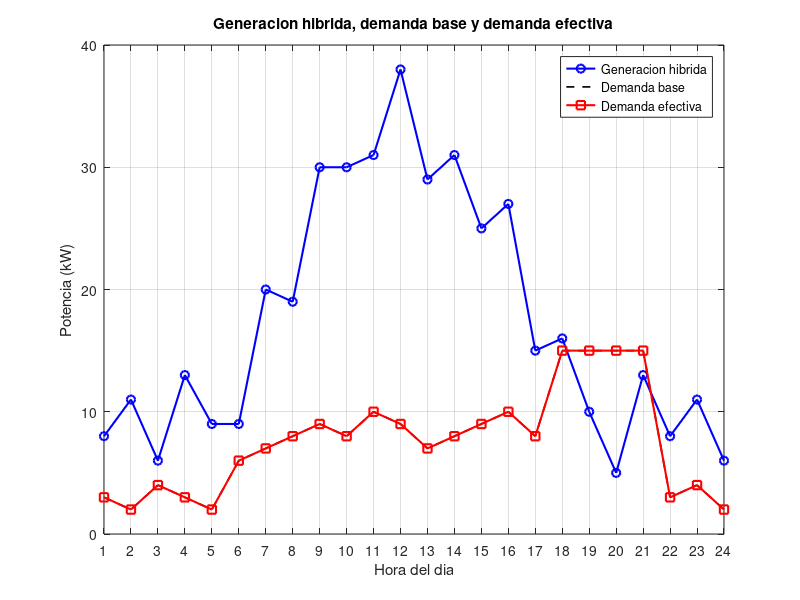
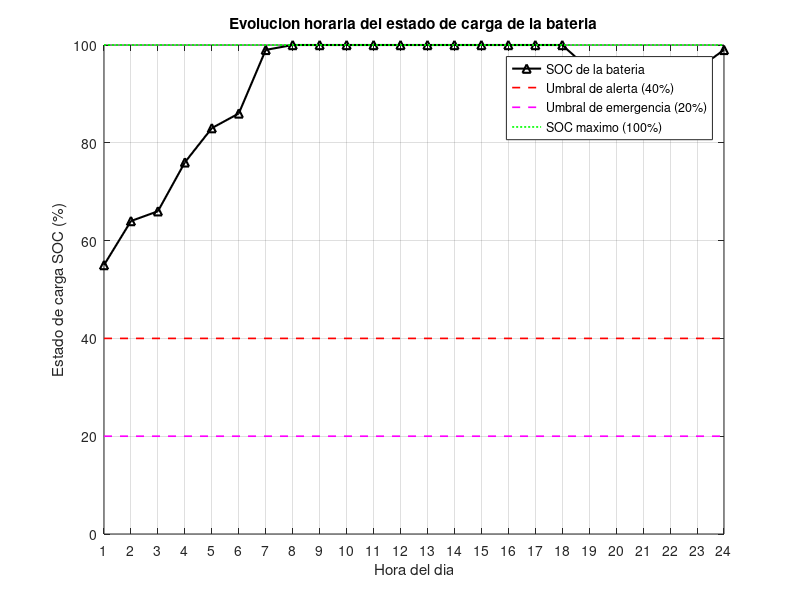
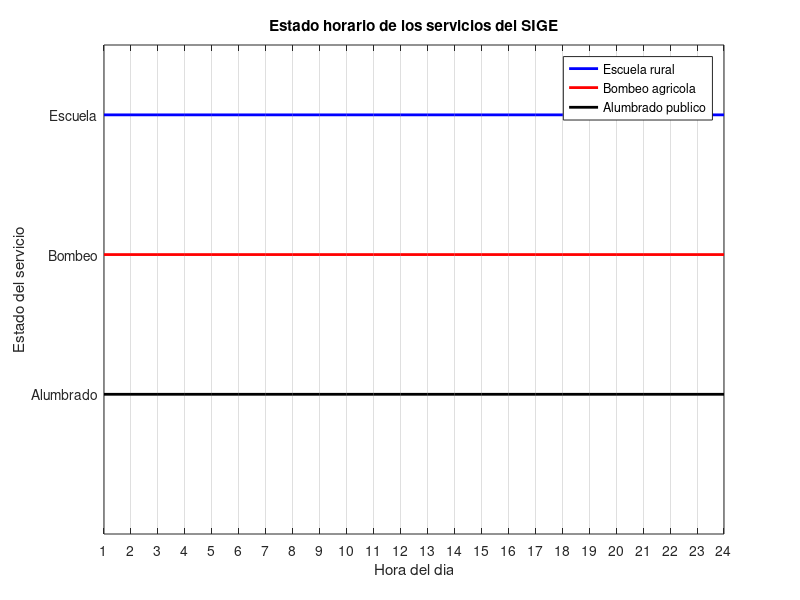

Here is the MATLAB script that generated these plots, in order:
%% SISTEMA INTELIGENTE DE GESTION ENERGETICA (SIGE)
% Reto 3 - Algoritmo de control y cargas
% Curso: Software para ingenieria - Codigo 203036 - UNAD
%
% OBJETIVO:
% Simular durante 24 horas la generacion hibrida, la demanda comunitaria,
% el estado de carga (SOC) de la bateria y la prioridad de las cargas.
%
% ALCANCE Y SUPUESTOS:
% 1. La guia proporciona la demanda agregada, pero no separa la potencia
%    de la escuela, el bombeo y el alumbrado. Para representar las
%    desconexiones, se supone un reparto de 40%, 35% y 25%, respectivamente.
%    Estos porcentajes son supuestos de modelado, no datos de la guia.
% 2. Se supone una eficiencia de carga/descarga del 100%, porque no se
%    proporciona un valor de eficiencia.
% 3. Cada potencia representa un valor medio constante durante una hora.
% 4. La energia no suministrada se calcula cuando la bateria llega al 0%
%    y aun existe deficit; la escuela se prioriza, pero no se puede atender
%    una carga sin energia disponible.
%
% El archivo funciona como script; no requiere funciones externas.

clc;
clear;
close all;

%% 1. VECTORES HORARIOS DEL RETO 2

horas = 1:24;

% Generacion solar (kW): cero en horas 1-5 y 19-24; maximo de 25 kW
% al mediodia (hora 12).
Pmax_solar = 25;
solar = [0 0 0 0 0 4 8 12 16 20 23 25 ...
         23 20 16 12 8 4 0 0 0 0 0 0];

% Generacion eolica fluctuante (kW), con maximo nominal de 15 kW.
Pmax_eolica = 15;
eolica = [8 11 6 13 9 5 12 7 14 10 8 13 ...
          6 11 9 15 7 12 10 5 13 8 11 6];

% Demanda comunitaria base (kW).
% Horas 1-5 y 22-24: 2-4 kW; horas 6-17: 6-10 kW;
% horas 18-21: 15 kW.
Pmax_demanda = 15;
demanda_base = [3 2 4 3 2 ...
                6 7 8 9 8 10 9 7 8 9 10 8 ...
                15 15 15 15 ...
                3 4 2];

%% 2. VALIDACION DE VECTORES Y LIMITES

assert(numel(horas) == 24 && numel(solar) == 24 && ...
       numel(eolica) == 24 && numel(demanda_base) == 24, ...
       'Error: todos los vectores deben tener 24 elementos.');

assert(max(solar) <= Pmax_solar, ...
       'Error: la generacion solar supera el maximo permitido.');
assert(max(eolica) <= Pmax_eolica, ...
       'Error: la generacion eolica supera el maximo permitido.');
assert(max(demanda_base) <= Pmax_demanda, ...
       'Error: la demanda supera el maximo permitido.');

%% 3. PARAMETROS DE BATERIA Y CONTROL

capacidad_bat = 100;       % Capacidad nominal de la bateria (kWh).
SOC_inicial = 50;          % Estado de carga inicial (%).
SOC_min = 0;               % Limite inferior del SOC (%).
SOC_max = 100;             % Limite superior del SOC (%).
umbral_alerta = 40;        % Umbral de alerta (%).
umbral_emergencia = 20;    % Umbral de emergencia (%).

%% 4. SUPUESTO DE DISTRIBUCION DE LA DEMANDA ENTRE CARGAS

% La guia no proporciona consumos individuales. Cambie estos valores si
% el tutor proporciona las potencias reales de cada servicio.
fraccion_escuela = 0.40;
fraccion_bombeo = 0.35;
fraccion_alumbrado = 0.25;

suma_fracciones = fraccion_escuela + fraccion_bombeo + fraccion_alumbrado;
assert(abs(suma_fracciones - 1) < 1e-10, ...
       'Error: las fracciones de las cargas deben sumar 1.');

demanda_escuela = demanda_base * fraccion_escuela;
demanda_bombeo = demanda_base * fraccion_bombeo;
demanda_alumbrado = demanda_base * fraccion_alumbrado;

%% 5. INICIALIZACION DE VARIABLES

generacion_total = solar + eolica;

balance = zeros(1,24);
SOC_hist = zeros(1,24);
demanda_efectiva = zeros(1,24);
energia_no_suministrada = zeros(1,24);

potencia_escuela_servida = zeros(1,24);
potencia_bombeo_servida = zeros(1,24);
potencia_alumbrado_servida = zeros(1,24);

escuela_activa = false(1,24);
bombeo_activo = false(1,24);
alumbrado_activo = false(1,24);

% Estado de carga expresado en energia almacenada (kWh).
energia_bateria = capacidad_bat * SOC_inicial / 100;

% Estado inicial de los servicios: todos conectados.
estado_escuela = true;
estado_bombeo = true;
estado_alumbrado = true;

%% 6. ENCABEZADO DEL REPORTE

fprintf('\n===============================================================\n');
fprintf(' SIGE - REPORTE DEL ALGORITMO DE CONTROL HORARIO\n');
fprintf('===============================================================\n');
fprintf('Capacidad de bateria: %.1f kWh | SOC inicial: %.1f %%\n', ...
        capacidad_bat, SOC_inicial);
fprintf('Reparto supuesto: escuela 40%%, bombeo 35%%, alumbrado 25%%.\n');
fprintf('Eficiencia de bateria asumida: 100%%.\n\n');

%% 7. SIMULACION DEL CONTROLADOR DURANTE 24 HORAS

for i = 1:24

    % 7.1 Registrar las cargas conectadas al inicio de la hora.
    escuela_activa(i) = estado_escuela;
    bombeo_activo(i) = estado_bombeo;
    alumbrado_activo(i) = estado_alumbrado;

    % 7.2 Calcular potencia demandada por cada carga conectada.
    potencia_escuela_servida(i) = demanda_escuela(i) * double(escuela_activa(i));
    potencia_bombeo_servida(i) = demanda_bombeo(i) * double(bombeo_activo(i));
    potencia_alumbrado_servida(i) = demanda_alumbrado(i) * double(alumbrado_activo(i));

    demanda_efectiva(i) = potencia_escuela_servida(i) + ...
                          potencia_bombeo_servida(i) + ...
                          potencia_alumbrado_servida(i);

    % 7.3 Balance instantaneo de potencia para esta hora.
    balance(i) = generacion_total(i) - demanda_efectiva(i);

    % 7.4 Calcular deficit y excedente de energia del intervalo (kWh).
    if balance(i) >= 0
        excedente_kWh = balance(i) * 1; % Duracion del intervalo: 1 hora.
        deficit_kWh = 0;
    else
        excedente_kWh = 0;
        deficit_kWh = abs(balance(i)) * 1;
    end

    % 7.5 Actualizar la energia de la bateria y registrar energia no servida.
    if excedente_kWh > 0
        energia_bateria = energia_bateria + excedente_kWh;
        energia_bateria = min(energia_bateria, capacidad_bat);
    elseif deficit_kWh > 0
        energia_requerida_bateria = min(deficit_kWh, energia_bateria);
        energia_bateria = energia_bateria - energia_requerida_bateria;
        energia_no_suministrada(i) = deficit_kWh - energia_requerida_bateria;
    end

    % SOC actualizado despues del balance de la hora.
    SOC_actualizado = (energia_bateria / capacidad_bat) * 100;
    SOC_actualizado = min(max(SOC_actualizado, SOC_min), SOC_max);
    SOC_hist(i) = SOC_actualizado;

    % 7.6 Aplicar reglas para el estado de las cargas en la siguiente hora.
    % Si hay superavit/equilibrio, se restablecen todos los servicios.
    % Si hay deficit, se aplica la prioridad segun el SOC actualizado.
    if balance(i) >= 0
        estado_escuela = true;
        estado_bombeo = true;
        estado_alumbrado = true;
    else
        if SOC_actualizado > umbral_alerta
            % Ruta segura: todos los servicios permanecen activos.
            estado_escuela = true;
            estado_bombeo = true;
            estado_alumbrado = true;
        elseif SOC_actualizado > umbral_emergencia
            % Ruta de alerta: se suspende el alumbrado.
            estado_escuela = true;
            estado_bombeo = true;
            estado_alumbrado = false;
        else
            % Ruta de emergencia: se suspende alumbrado y bombeo.
            estado_escuela = true;
            estado_bombeo = false;
            estado_alumbrado = false;
        end
    end

    % 7.7 Reportar los estados vigentes durante la hora calculada.
    if escuela_activa(i)
        texto_escuela = 'ACTIVA';
    else
        texto_escuela = 'SUSPENDIDA';
    end

    if bombeo_activo(i)
        texto_bombeo = 'ACTIVO';
    else
        texto_bombeo = 'SUSPENDIDO';
    end

    if alumbrado_activo(i)
        texto_alumbrado = 'ACTIVO';
    else
        texto_alumbrado = 'SUSPENDIDO';
    end

    fprintf(['Hora %02d | Gen: %5.1f kW | Demanda base: %5.1f kW | ' ...
             'Demanda efectiva: %5.1f kW | Balance: %+6.1f kW | ' ...
             'SOC: %6.2f %% | Escuela: %s | Bombeo: %s | Alumbrado: %s | ' ...
             'Energia no servida: %.2f kWh\n'], ...
             horas(i), generacion_total(i), demanda_base(i), ...
             demanda_efectiva(i), balance(i), SOC_hist(i), ...
             texto_escuela, texto_bombeo, texto_alumbrado, ...
             energia_no_suministrada(i));
end

%% 8. RESUMEN FINAL

fprintf('\n======================= RESUMEN FINAL =========================\n');
fprintf('Generacion solar maxima: %.1f kW.\n', max(solar));
fprintf('Generacion eolica maxima: %.1f kW.\n', max(eolica));
fprintf('Generacion hibrida maxima: %.1f kW.\n', max(generacion_total));
fprintf('Demanda base maxima: %.1f kW.\n', max(demanda_base));
fprintf('Demanda efectiva maxima: %.1f kW.\n', max(demanda_efectiva));
fprintf('SOC final: %.2f %%\n', SOC_hist(end));
fprintf('SOC minimo durante el ciclo: %.2f %%\n', min(SOC_hist));
fprintf('Energia total no suministrada: %.2f kWh\n', sum(energia_no_suministrada));
fprintf('Horas con superavit/equilibrio: %s\n', mat2str(horas(balance >= 0)));
fprintf('Horas con deficit: %s\n', mat2str(horas(balance < 0)));
fprintf('Horas con alumbrado suspendido: %s\n', mat2str(horas(~alumbrado_activo)));
fprintf('Horas con bombeo suspendido: %s\n', mat2str(horas(~bombeo_activo)));
fprintf('===============================================================\n');

%% 9. GRAFICA DE GENERACION Y DEMANDA

figure;
plot(horas, generacion_total, '-ob', 'LineWidth', 1.5);
hold on;
plot(horas, demanda_base, '--k', 'LineWidth', 1.2);
plot(horas, demanda_efectiva, '-sr', 'LineWidth', 1.5);
grid on;
title('Generacion hibrida, demanda base y demanda efectiva');
xlabel('Hora del dia');
ylabel('Potencia (kW)');
legend('Generacion hibrida', 'Demanda base', 'Demanda efectiva', ...
       'Location', 'best');
xlim([1 24]);
set(gca, 'XTick', 1:24);
hold off;

%% 10. GRAFICA DEL ESTADO DE CARGA DE LA BATERIA

figure;
plot(horas, SOC_hist, '-^k', 'LineWidth', 1.5);
hold on;
plot([1 24], [umbral_alerta umbral_alerta], '--r', 'LineWidth', 1.2);
plot([1 24], [umbral_emergencia umbral_emergencia], '--m', 'LineWidth', 1.2);
plot([1 24], [SOC_max SOC_max], ':g', 'LineWidth', 1.2);
grid on;
title('Evolucion horaria del estado de carga de la bateria');
xlabel('Hora del dia');
ylabel('Estado de carga SOC (%)');
legend('SOC de la bateria', 'Umbral de alerta (40%)', ...
       'Umbral de emergencia (20%)', 'SOC maximo (100%)', ...
       'Location', 'best');
xlim([1 24]);
ylim([0 100]);
set(gca, 'XTick', 1:24);
hold off;

%% 11. GRAFICA SEPARADA DEL ESTADO DE LOS SERVICIOS

% Niveles 3, 2 y 1 son posiciones visuales; no representan potencia.
estado_escuela_graf = double(escuela_activa) * 3;
estado_bombeo_graf = double(bombeo_activo) * 2;
estado_alumbrado_graf = double(alumbrado_activo) * 1;

figure;
stairs(horas, estado_escuela_graf, '-b', 'LineWidth', 2);
hold on;
stairs(horas, estado_bombeo_graf, '-r', 'LineWidth', 2);
stairs(horas, estado_alumbrado_graf, '-k', 'LineWidth', 2);
grid on;
title('Estado horario de los servicios del SIGE');
xlabel('Hora del dia');
ylabel('Estado del servicio');
legend('Escuela rural', 'Bombeo agricola', 'Alumbrado publico', ...
       'Location', 'best');
xlim([1 24]);
ylim([0 3.5]);
set(gca, 'XTick', 1:24);
set(gca, 'YTick', [1 2 3]);
set(gca, 'YTickLabel', {'Alumbrado', 'Bombeo', 'Escuela'});
hold off;

%% 12. ALCANCE DEL MODELO
% Las fracciones 40/35/25 son supuestos ilustrativos porque la guia no
% proporciona la potencia individual de cada carga.
% La energia no suministrada se reporta si la bateria se agota. En ese
% caso la escuela sigue siendo la carga prioritaria, pero el modelo no
% puede garantizar suministro fisico sin energia disponible.
% Este script no modifica los vectores originales del Reto 2.
